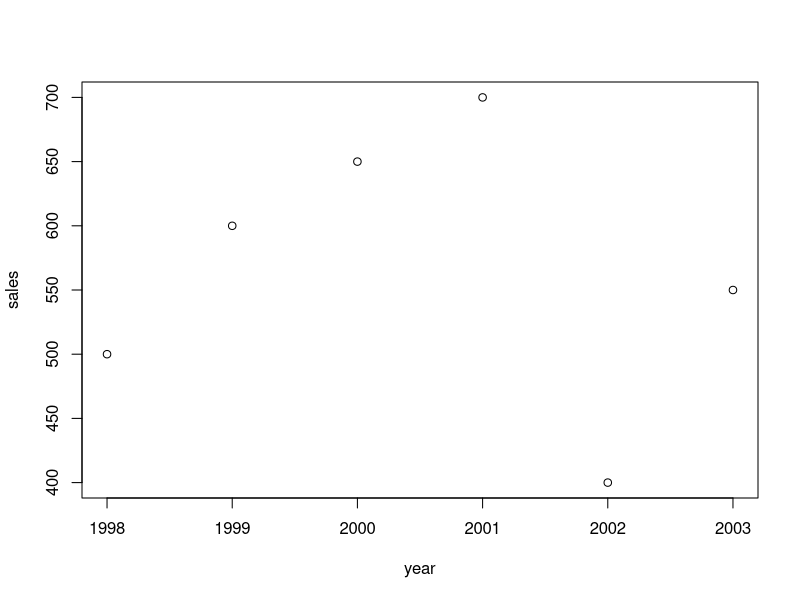
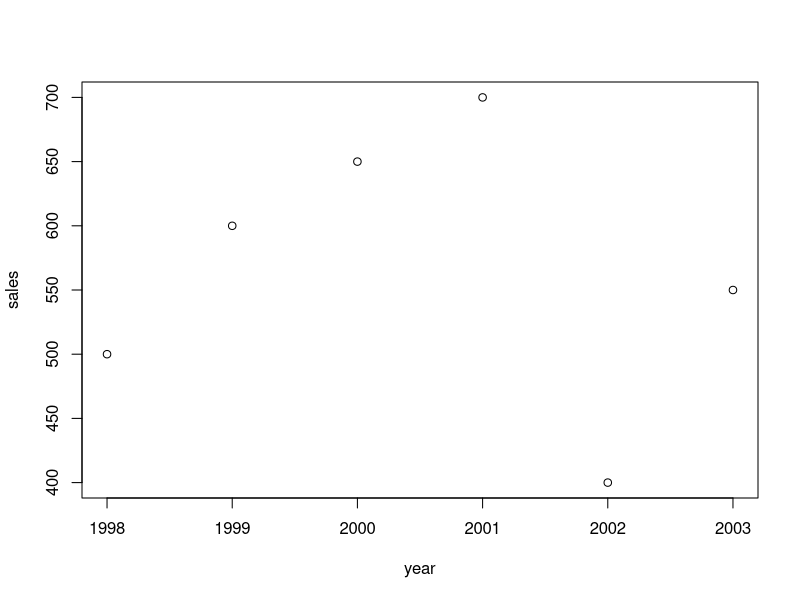
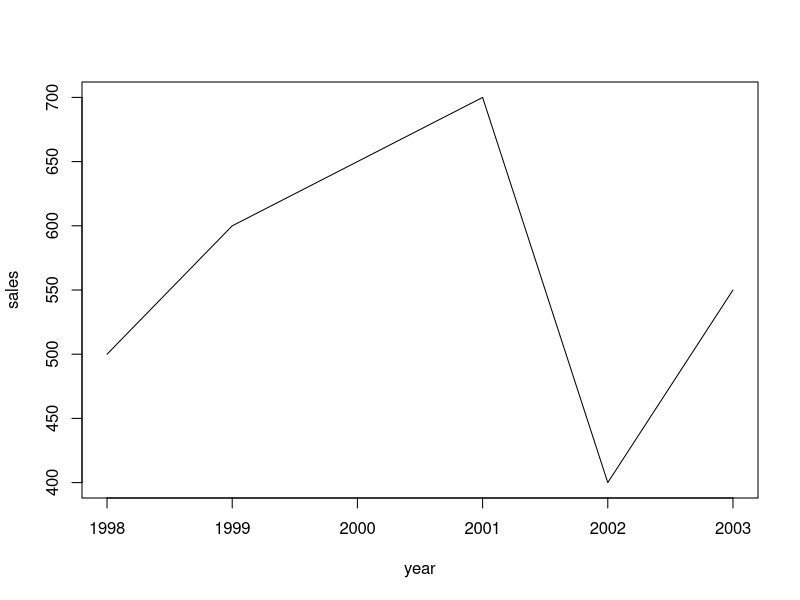
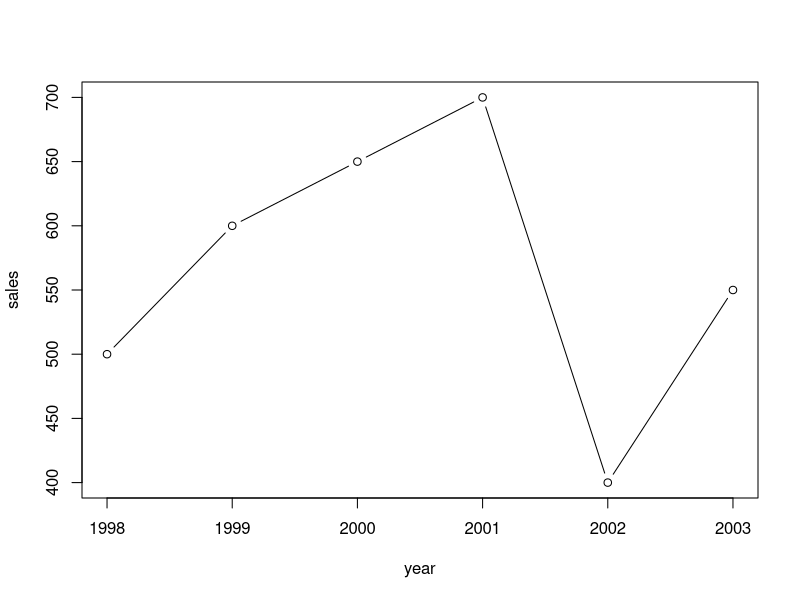
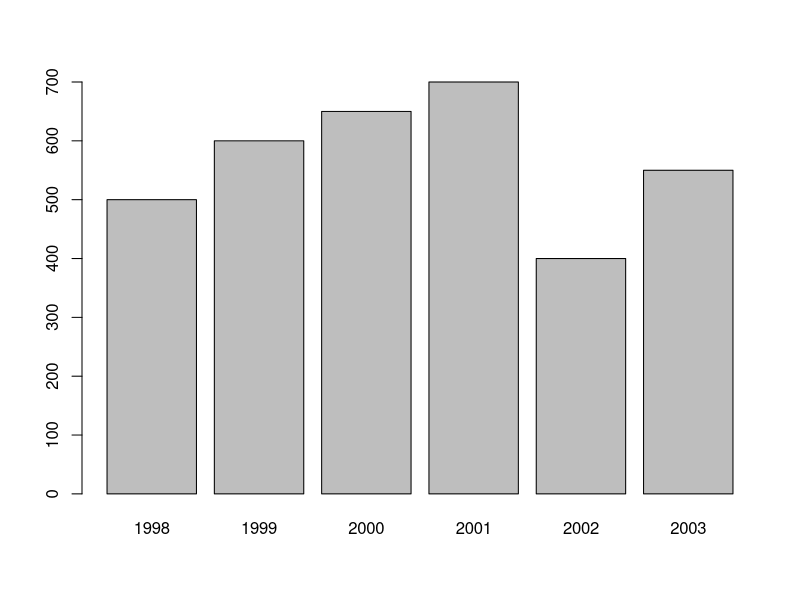
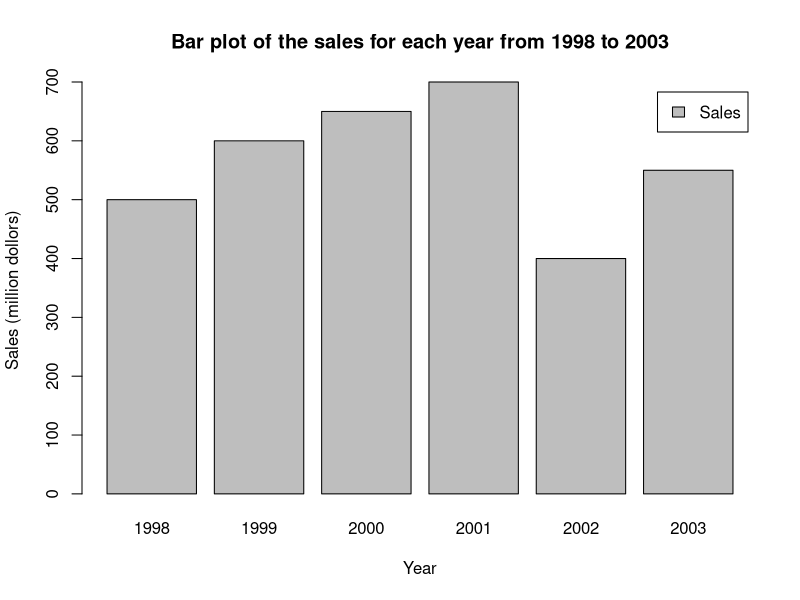
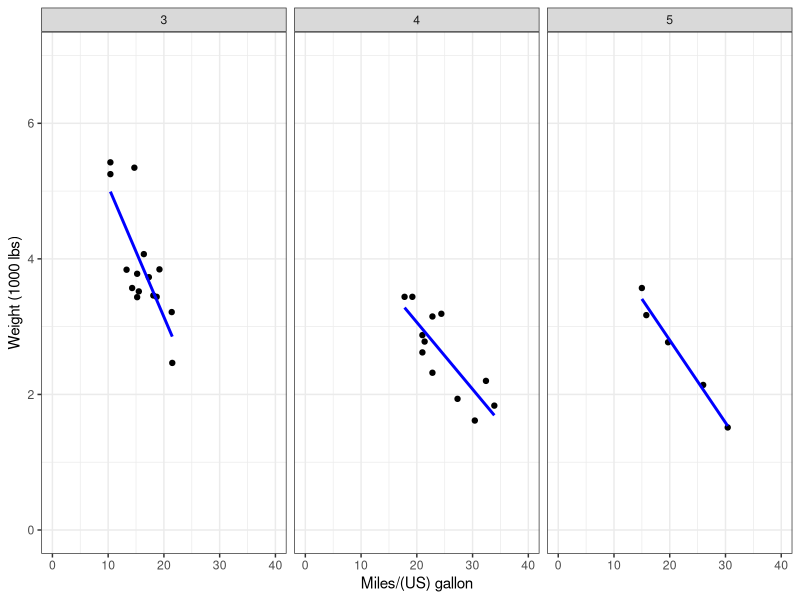
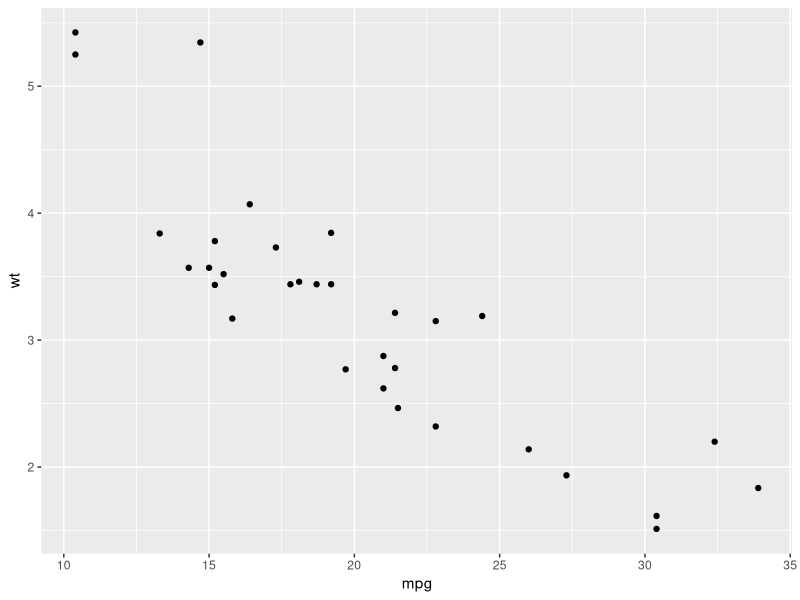

These figures' R source, in order:
## ---- chunk 1
year <- c(1998:2003) # create variable year
sales <- c(500, 600, 650, 700, 400, 550) # create variable sales
df <- data.frame(year, sales) # combine the varibles into one data frame called df
plot(df)
## ---- chunk 2
plot(sales ~ year, data = df)
## ---- chunk 3
plot(df,
     type = 'l') # type indicates the line type
## ---- chunk 4
plot(df,
     type = 'b') # type indicates the line type
## ---- chunk 5
barplot(df$sales,
        names.arg = df$year) # names.org indicates the vector of names to be plotted under each bar
## ---- chunk 6
barplot(df$sales,
        names.arg = df$year,
        main = 'Bar plot of the sales for each year from 1998 to 2003', # add title for the plot
        xlab = 'Year', # add label tag for the x-axis
        ylab = 'Sales (million dollors)',  # add label for the y-axis
        legend = 'Sales') # add lengend name
## ---- chunk 7
library(ggplot2)
data(mtcars)
ggplot(mtcars, # Data
       aes(x = mpg, y = wt)) + # Aesthetics
  geom_point() + # Geometries
  facet_grid(. ~ gear) + # Facets
  stat_smooth(method = "lm", se = FALSE, col = "blue") + # Statistics
  scale_x_continuous('Miles/(US) gallon',
                     limits = c(0, 40)) + 
  scale_y_continuous('Weight (1000 lbs)',
                     limits = c(0, 7)) + # Coordinates
  theme_bw() # Themes
## ---- chunk 8
ggplot(mtcars, # Data
       aes(x = mpg, y = wt)) + # Aesthetics
  geom_point() # Geometries
## ---- chunk 9
ggplot(mtcars, # Data
       aes(x = mpg, y = wt, col = hp)) + # Aesthetics
  geom_point() # Geometries
## ---- chunk 10
ggplot(mtcars, # Data
       aes(x = mpg, y = wt, col = factor(am))) + # Aesthetics
  geom_point() # Geometries
## ---- chunk 11
ggplot(mtcars, # Data
       aes(x = mpg, y = wt, alpha = hp)) + # Aesthetics
  geom_point() # Geometries
## ---- chunk 12
ggplot(mtcars, # Data
       aes(am)) + # Aesthetics
  geom_bar() # Geometries
## ---- chunk 13
data(economics)
ggplot(economics,
       aes(x = date, y = unemploy)) +
  geom_line()
